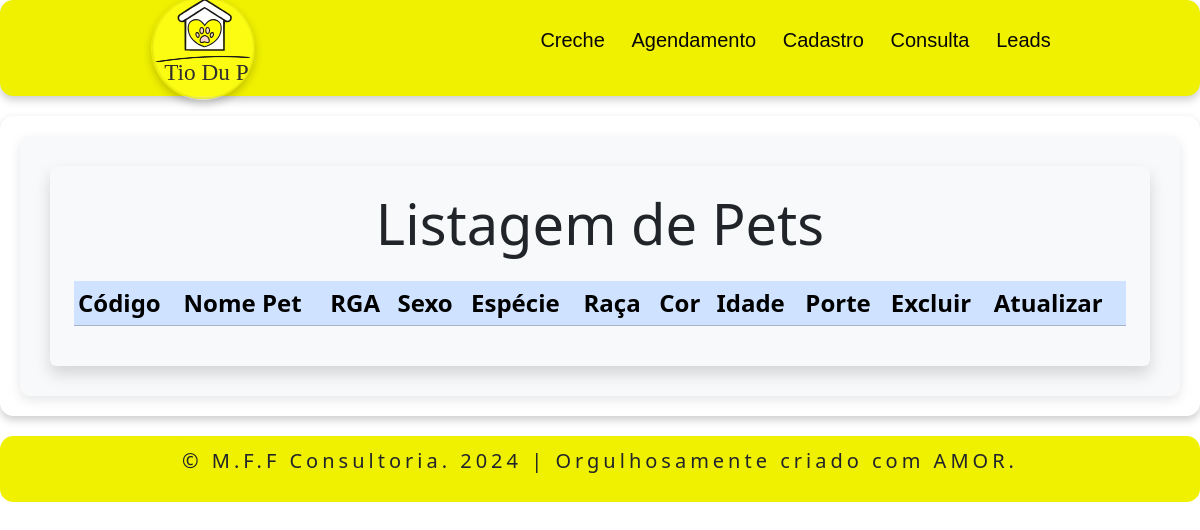
The page /office/listar_pet.php on the database as committed earlier.
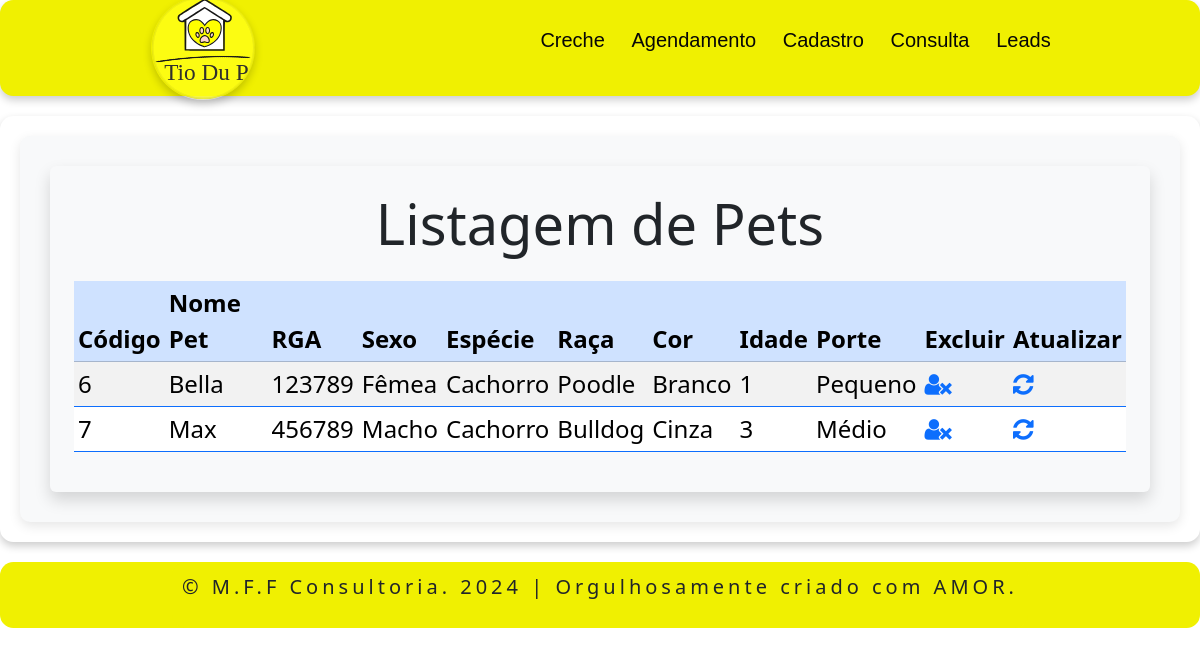
The same page on the database as committed later.
### tables this page shows
CREATE TABLE `pet` (
  `id` int(10) NOT NULL,
  `nome` varchar(50) NOT NULL,
  `sexo` varchar(50) NOT NULL,
  `especie` varchar(30) NOT NULL,
  `raca` varchar(50) DEFAULT NULL,
  `cor` varchar(50) DEFAULT NULL,
  `idade` int(3) DEFAULT NULL,
  `porte` varchar(20) DEFAULT NULL,
  `rga` varchar(50) DEFAULT NULL
);

### office/listar_pet.php (the view, shortened to what this page needs)
<?php
include 'header.php';
?>
<!DOCTYPE html>
<html lang="pt-br">
<head>
    <link href="https://cdn.jsdelivr.net/npm/bootstrap@5.3.3/dist/css/bootstrap.min.css" rel="stylesheet">
	<link rel="stylesheet" href="https://cdnjs.cloudflare.com/ajax/libs/font-awesome/4.7.0/css/font-awesome.min.css">
	<link rel="stylesheet" href="officestyle.css">
    </head>
    <body>
    <?php
$servername = "localhost";
$username = "root";
$password = "";
$dbname = "db_tiodupetservice";
$conexao = new mysqli($servername, $username, $password, $dbname);
echo '
<section>
    <div class="container-centered">
        <div class="form-container">
        <div class="bg-light p-4 rounded shadow">
            <h1 class="text-center mb-4 display-4">Listagem de Pets</h1>
            <table class="table table-sm table-striped table-hover border-primary">
            <thead class="table-primary">
                    <tr>
                        <th>Código</th>
                        <th>Nome Pet</th>
                        <th>RGA</th>
                        <th>Sexo</th>
                        <th>Espécie</th>
                        <th>Raça</th>
                        <th>Cor</th>
                        <th>Idade</th>
                        <th>Porte</th>
                        <th>Excluir</th>
                        <th scope="col">Atualizar</th>
                    </tr>
                </thead>
                <tbody>
        </div>
    </div>';
$sql = "SELECT * FROM pet";
$resultado = $conexao->query($sql);
if ($resultado != null) {
    foreach ($resultado as $linha) {
        echo '<tr>';
        echo '<td>' . $linha['id'] . '</td>';
        echo '<td>' . $linha['nome'] . '</td>';
        echo '<td>' . $linha['rga'] . '</td>';
        echo '<td>' . $linha['sexo'] . '</td>';
        echo '<td>' . $linha['especie'] . '</td>';
        echo '<td>' . $linha['raca'] . '</td>';
        echo '<td>' . $linha['cor'] . '</td>';
        echo '<td>' . $linha['idade'] . '</td>';
        echo '<td>' . $linha['porte'] . '</td>';
        echo '<td>
                <a href="excluir_pet.php?id=' . $linha['id'] . '&nome=' . $linha['nome'] . '&rga=' . $linha['rga'] . '&sexo=' . $linha['sexo'] . '&especie=' . $linha['especie'] . '&raca=' . $linha['raca'] . '&cor=' . $linha['cor'] . '&idade=' . $linha['idade'] . '&porte=' . $linha['porte'] . '">
                    <i class="fa fa-user-times"></i>
                </a>
              </td>';
        echo '<td>
                <a href="atualizar_pet.php?id=' . $linha['id'] . '&nome=' . $linha['nome'] . '&rga=' . $linha['rga'] . '&sexo=' . $linha['sexo'] . '&especie=' . $linha['especie'] . '&raca=' . $linha['raca'] . '&cor=' . $linha['cor'] . '&idade=' . $linha['idade'] . '&porte=' . $linha['porte'] . '">
                    <i class="fa fa-refresh"></i>
                </a>
              </td>';
        echo '</tr>';
    }
}
echo '          </tbody>
            </table>
        </div>
    </div>
</section>';
?>
    </body>
    <?php
include 'footer.php';
?>
    </html>

### office/header.php (shortened to what this page needs)
<!DOCTYPE html>
<html lang="pt-br">
<head>
</head>
<body>
<header>
    <nav>
    <a class="logo" href="http://localhost/tiodupetservice_web/office/main.php"><img src="../assets/images/LogoTioDu.svg" alt="Logo Tio Du Pets"></a>
    <ul class="navbar">
        <li class="dropdown">
            <a class="dropbtn">Creche</a>
        </li>
        <li class="dropdown">
            <a class="dropbtn">Agendamento</a>
        </li>
        <li class="dropdown">
            <a class="dropbtn">Cadastro</a>
        </li>
        <li class="dropdown">
            <a class="dropbtn">Consulta</a>
        </li>
        <li class="dropdown">
            <a class="dropbtn">Leads</a>
        </li>
    </ul>
</nav>
</header>
</body>

### office/footer.php (shortened to what this page needs)
<!DOCTYPE html>
<html lang="pt-br">
<head>
</head>
<body>
</body>
<div class="MFF">
<footer class="footer">
    <div><p>&copy; M.F.F Consultoria. 2024 | Orgulhosamente criado com AMOR.</p></div>
</div>

### office/officestyle.css (style rules this page uses)
.container-centered { display: flex; justify-content: center; align-items: center; padding: 20px; margin: 20px auto; background-color: #fff; box-shadow: 0 4px 8px rgba(0, 0, 0, 0.2); border-radius: 10pt; font-size:x-large; }
.form-container { width: 100%; background-color: #f8f9fa; padding: 30px; border-radius: 10px; box-shadow: 0px 4px 12px rgba(0, 0, 0, 0.1); }

### office/header.php (style rules this page uses)
* { margin: 10; padding: 10; }
.logo { font-size: 20px; letter-spacing: 4px; padding-left: 15px; align-items: normal; }
.logo img { width:13vh; height: auto; display: block; border-radius: 50pt; box-shadow: 0 4px 8px rgba(0, 0, 0, 0.2); }
nav { font-size: 20px; width: 100%; display: flex; justify-content:space-around; align-items: center; font-family: Verdana, Geneva, Tahoma, sans-serif; background-color: #f0f001; height: 12vh; border-radius: 10pt; box-shadow: 0 4px 8px rgba(0,0,0,0.2); }
.navbar li { float: left; }
.navbar li a, .dropbtn { display: inline-block; color: rgb(7, 7, 7); text-decoration: none; }
.dropdown { padding: 10pt; position:relative; display: inline-block; }

### office/footer.php (style rules this page uses)
.footer { letter-spacing: 4px; font-size: 20px; border-radius: 10pt; background-color: #f0f001; padding: 10px; }
.MFF { border-radius: 10pt; background-color: #f0f001; display: flex; justify-content: center; align-items: center; }

Rows that differ between the two databases and show on the page:
added pet: id "6", nome "Bella", rga "123789", sexo "Fêmea", especie "Cachorro", raca "Poodle", cor "Branco", idade "1", porte "Pequeno"
added pet: id "7", nome "Max", rga "456789", sexo "Macho", especie "Cachorro", raca "Bulldog", cor "Cinza", idade "3", porte "Médio"
